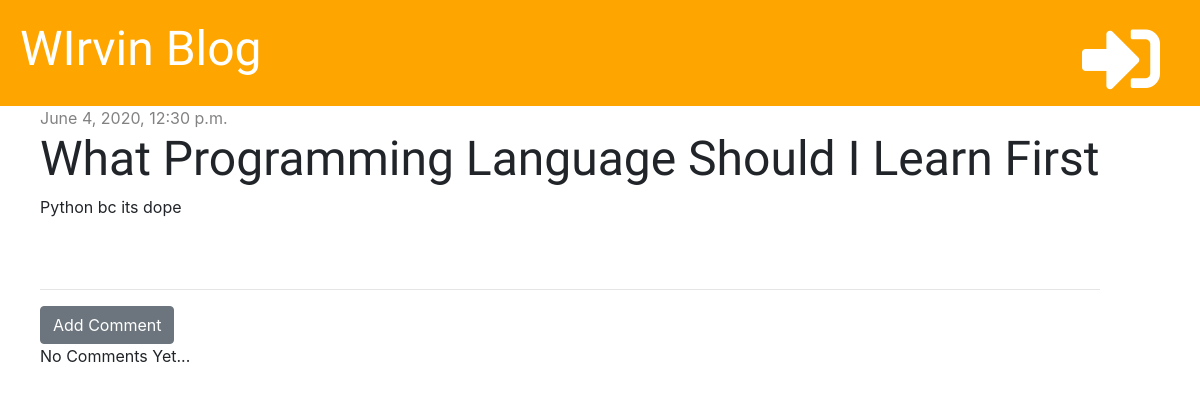
The app's page /post/1/ with its own data.
### blogpost/models.py (models this page shows, shortened)
class Post(models.Model):
    author = models.ForeignKey('auth.User', on_delete=models.CASCADE)
    title = models.CharField(max_length=200)
    text = models.TextField()
    created_date = models.DateTimeField(default=timezone.now)
    published_date = models.DateTimeField(blank=True, null=True)

### blogpost/views.py (the view)
# urls.py: path('post/<int:pk>/', views.post_detail, name='post_detail'),
def post_detail(request, pk):
    post = get_object_or_404(Post, pk=pk)
    stuff_for_front_end = {'post': post}
    return render(request, 'blog/post_detail.html', stuff_for_front_end)

### blogpost/templates/blog/post_detail.html (shortened to what this page needs)
{% extends 'blog/base.html' %}
{% block content %}
    <div class="post">
        {% if post.published_date %}
        <div class="date">
            {{ post.published_date }}
        </div>
        {% else %}
        <a href="{% url 'post_publish' pk=post.pk %}" class="btn btn-primary">Publish</a>
        {% endif %}
        <h1>{{ post.title }}</h1>
        <p>{{ post.text|linebreaksbr }}</p>
    </div>
    <hr>
    <a href="{% url 'add_comment_to_post' pk=post.pk %}" class="btn btn-secondary">Add Comment</a>
    {% for comment in post.comments.all %}
    <div class="comment">
        <div class="date">
            {{ comment.created_date }}
        </div>
        <a href="{% url 'comment_remove' pk=comment.pk %}"><i class="far fa-trash-alt" style="color: red"></i></a>
        <p><strong>{{ comment.author }}</strong></p>
        <p>{{ comment.text }}</p>
    </div>
    {% empty %}
    <p>No Comments Yet...</p>
    {% endfor %}
{% endblock %}

### blogpost/static/css/blog.css (style rules this page uses)
h1, h2, h3, h4 { font-family: 'Inconsolata', serif; font-size: 48px; }
.date { color: #828282; }
.post { margin-bottom: 70px; }

### records on screen
Post: published_date "June 4, 2020, 12:30 p.m.", title "What Programming Language Should I Learn First", text "Python bc its dope"
